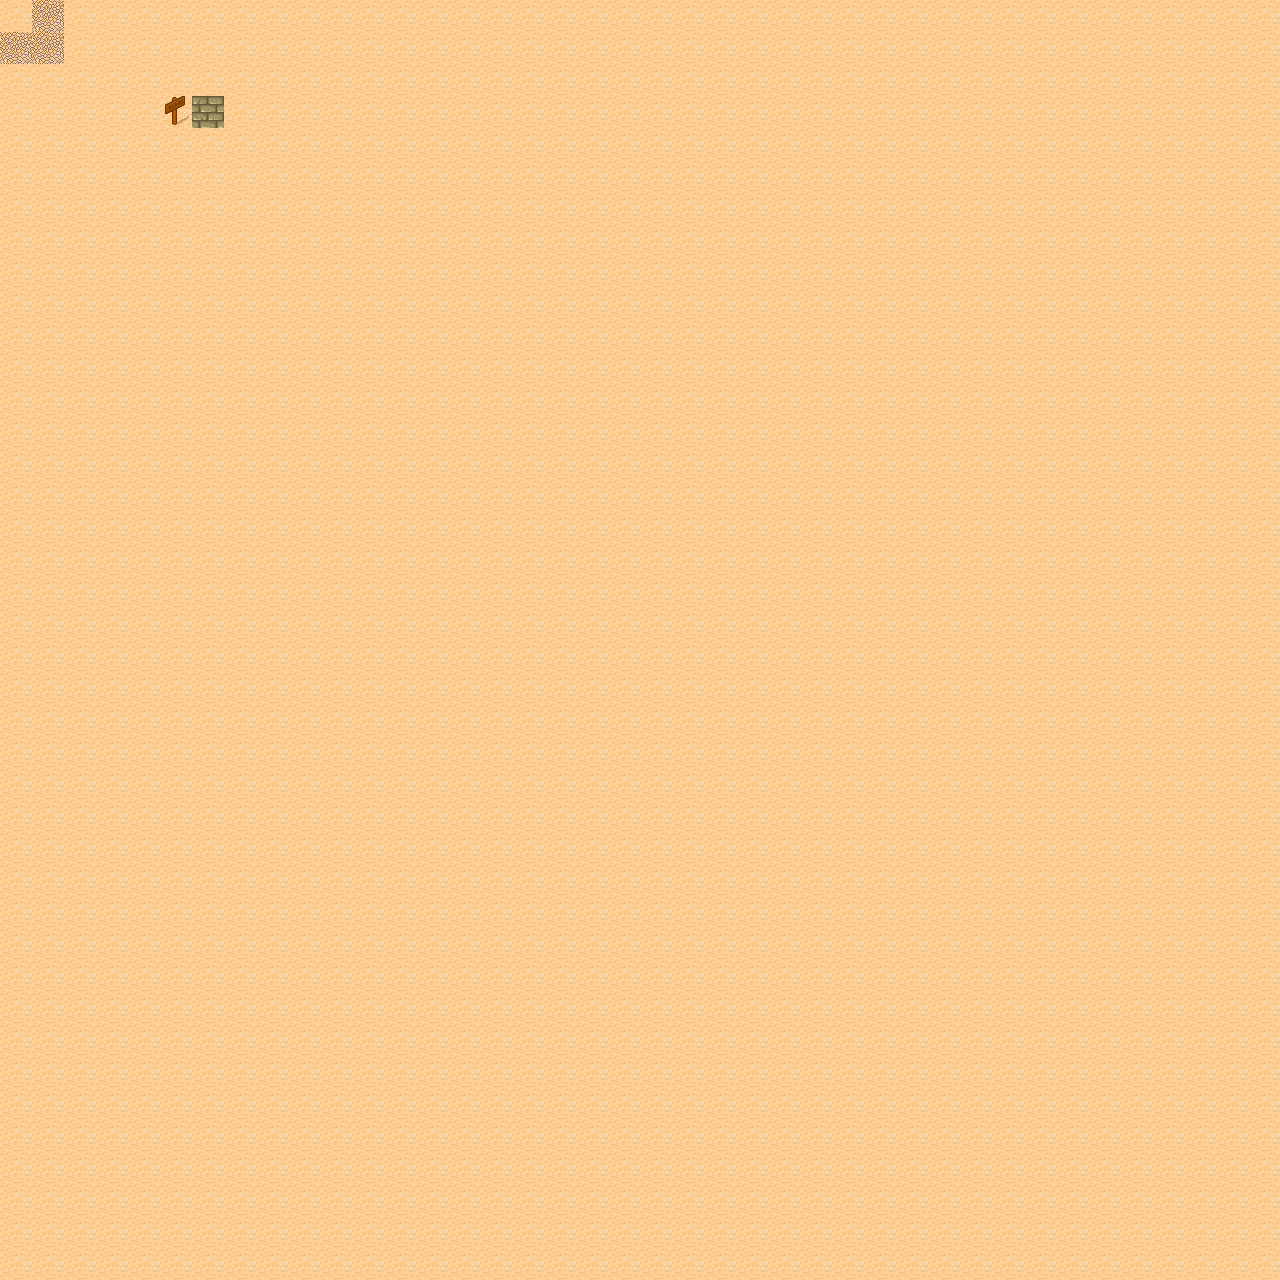

A level layout from a 2D game, rendered from its tile map. Below: a short description, then the map file with tile-grid data replaced by summaries:
An orthogonal 40x40 tile map with 32x32 px tiles, 2 tile layers (Ground, animation), 1 hidden layer not drawn.

<map version="1.0" orientation="orthogonal" width="40" height="40" tilewidth="32" tileheight="32">
 <tileset firstgid="1" name="Desert" tilewidth="32" tileheight="32" spacing="1" margin="1">
  <image source="tmw_desert_spacing.png" width="298" height="199" />
  <tile id="10">
   <properties>
    <property name="senap" value="ost" />
    <property name="time" value="10" />
   </properties>
  </tile>
 </tileset>
 <layer name="collision" width="40" height="40" visible="0">
  <data>[1600 cells, 1 non-empty, 1 distinct tile ids]</data>
 </layer>
 <layer name="Ground" width="40" height="40">
  <data>[1600 cells, 1600 non-empty, 3 distinct tile ids]</data>
 </layer>
 <layer name="animation" width="40" height="40">
  <data>[1600 cells, 1 non-empty, 1 distinct tile ids]</data>
 </layer>
</map>
